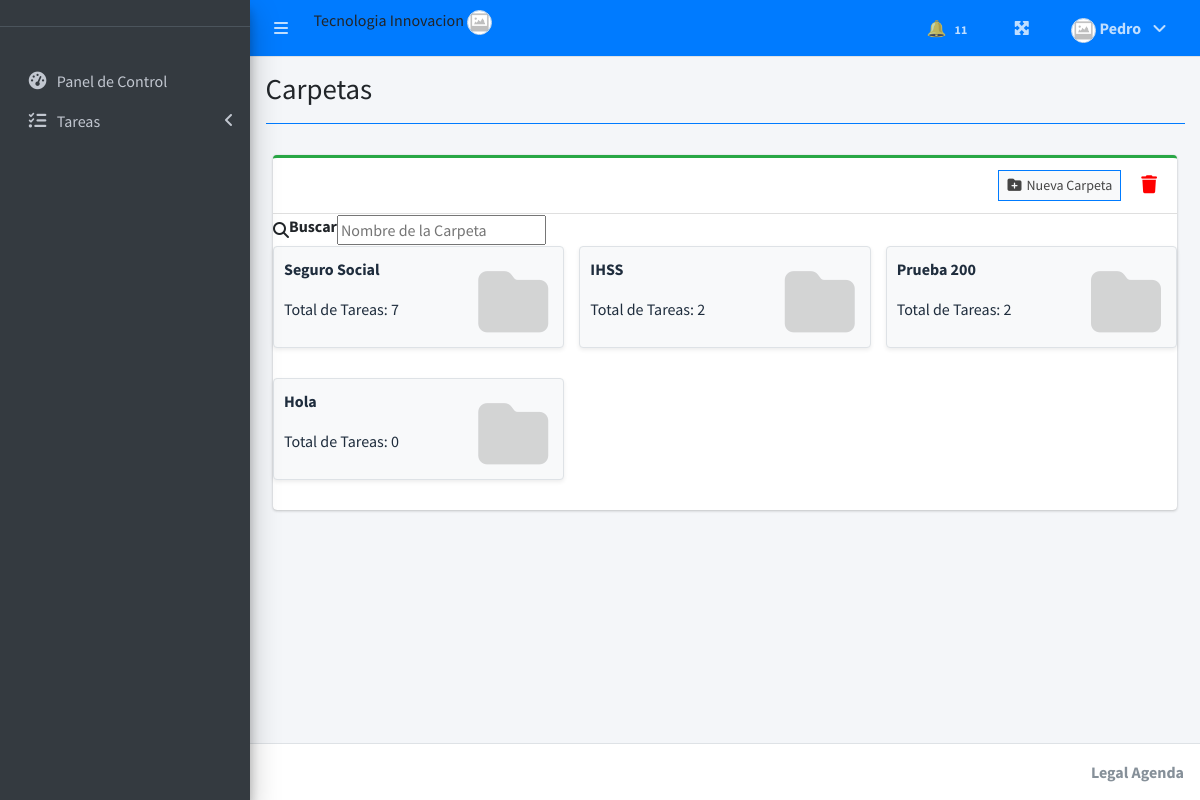
/index.php?page=carpetas (signed in), run on the app's committed database.
### tables this page shows
CREATE TABLE `carpetas` (
  `id` int(11) NOT NULL,
  `nombre` varchar(100) DEFAULT NULL,
  `empresa` varchar(50) DEFAULT NULL,
  `id_usuario` int(11) DEFAULT NULL,
  `total_tareas` int(11) DEFAULT 0,
  `seleccionado` int(11) DEFAULT NULL
);

### carpetas.php (the view, shortened to what this page needs)
<?php include('db_connect.php') ?>
<div class="col-lg-12">
<div class="card card-outline card-success">
		<div class="card-header">
			<div class="card-tools">
				<button class="btn btn-block btn-sm btn-default btn-flat border-primary" id="nueva_carpeta"><i class="fas fa-folder-plus"></i> Nueva Carpeta</button>
			</div>
			<div class="card-tools">
				<i id="borrarCarpetasIcono" class="fas fa-trash fa-4x"></i>
			</div>
		</div>
		<div class="card-tools">
		<i class="fas fa-search"></i>
				<label for="">Buscar</label>
				<input type="text" id="search" placeholder="Nombre de la Carpeta"></input>
			</div>
        <div class="row" id="carpetas-container">
             <?php
				$where = " where empresa='{$_SESSION['login_empresa']}'";
				$qry = $conn->query("SELECT * FROM carpetas $where");
				while($row= $qry->fetch_assoc()):
			?>
  <div class="col-12 col-sm-6 col-md-4 carpeta_click" id="<?php echo ucwords($row['nombre']) ?>" data-nombre="<?php echo ucwords($row['nombre']) ?>" draggable="true">
    <div class="small-box bg-light shadow-sm border">
      <div class="inner">
        <p id="nombre_carpeta"><b><?php echo ucwords($row['nombre']) ?></b></p>
        <p>Total de Tareas:
			<?php
				$empresa=$_SESSION['login_empresa'];
				$carpeta=$row['nombre'];
				echo $conn->query("SELECT * FROM task_list where empresa='$empresa' and carpeta='$carpeta'")->num_rows;
			 ?>
		</p>
      </div>
      <div class="icon">
        <i class="fas fa-folder"></i>
      </div>
    </div>
  </div>
			<?php endwhile; ?>
	    </div>
        </div>
        </div>

### carpetas.php (style rules this page uses)
.carpeta_click { cursor: move; text-align: left; margin-bottom: 10px; }
.card-header { display: flex; align-items: center; justify-content: flex-end; gap: 10px; }
.card-tools { display: flex; align-items: center; }
#nueva_carpeta { margin-right: 10px; }
#borrarCarpetasIcono { margin-left: 10px; font-size: 18px; cursor: pointer; color: red; }
.btn { display: flex; align-items: center; gap: 5px; }

### data on the page
carpetas: nombre "Seguro Social", num_rows "7"
carpetas: nombre "IHSS", num_rows "2"
carpetas: nombre "Prueba 200", num_rows "2"
carpetas: nombre "Hola", num_rows "0"

### other printed values
$_SESSION['login_empresa'] "Tecnologia Innovacion"
$_SESSION['login_firstname'] "Pedro"
$title "Carpetas"
$_SESSION['system']['name'] "Legal Agenda"
